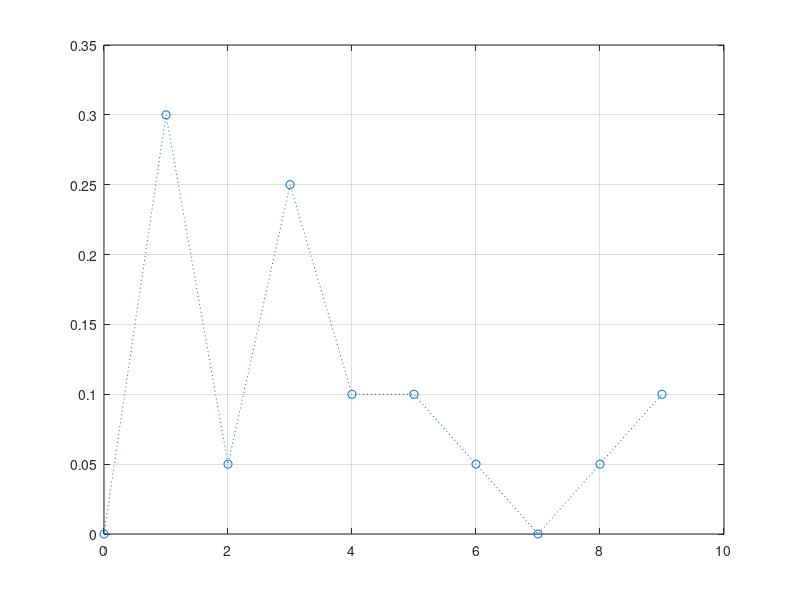

Reproduce this figure in MATLAB.
disp("Tugas 3\n");

length = 20;

function num = generate()
    num = floor(rand(1,1)*10);
    return;
end

generated = [];

for i = 1:length
    generated = [generated generate()];
end

disp("\nHasil Generate Angka antara 0-9");
disp(generated);

t = 0:9;
h = hist(generated, t);

disp("\PDF");
p = h / sum(h);
plot(t,p,'o:'), grid;
